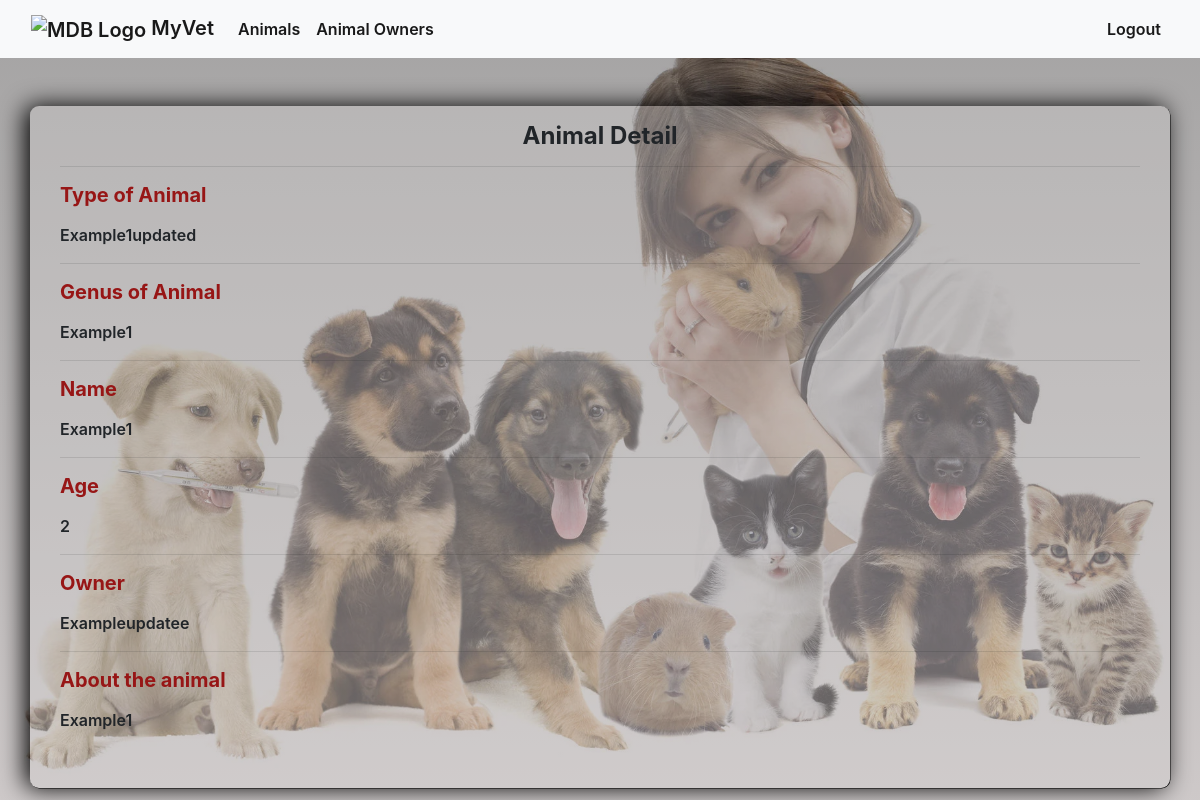
The app's page /animal/detail/5/ (signed in) with its own data.
### hayvanlar/models.py (models this page shows, shortened)
class Animals(models.Model):
    type = models.CharField(max_length=15)
    genus = models.CharField(max_length=15)
    name = models.CharField(max_length=20)
    age=models.IntegerField(default=0)
    owner=models.ForeignKey(AnimalOwners, on_delete=models.SET_NULL, null=True, blank=True)
    description = models.TextField(max_length=100)

class AnimalOwners(models.Model):
    name = models.CharField(max_length=20)
    surname = models.CharField(max_length=20)
    address = models.TextField(max_length=40)
    email = models.EmailField(max_length=30)
    phone = models.CharField(max_length=11)
    def __str__(self):
        return self.name

### hayvanlar/views.py (the view)
# urls.py: path('animal/detail/<int:id>/',views.animal_detail,name="animal_detail"),
@login_required(login_url = "user:sign_in")
def animal_detail(request,id):
    form = get_object_or_404(Animals,id = id)
    context={"form":form}
    return render(request,"animal_detail.html",context)

### hayvanlar/templates/animal_detail.html (shortened to what this page needs)
{% extends 'layout.html' %}
{% load static %}
{% block body %}
<div class="container my-5 py-3 hayvan-form-detail">
    <div class="container">
    <div class="text-center"> <h4><strong>Animal Detail</strong> </h4></div>
    <hr>
    <div class="form-group label-floating is-empty">
        <h5><strong>  <label  class="control-label"> Type of Animal</label></strong> </h5>
        <div class="form-group label-floating is-empty detail">{{form.type}}</div>
    </div>
    <hr>
    <div class="form-group label-floating is-empty">
        <h5><strong>  <label class="control-label">Genus of Animal</label></strong> </h5>
        <div class="form-group label-floating is-empty detail">{{form.genus}}</div>
    </div>
    <hr>
    <div class="form-group label-floating is-empty">
        <h5><strong>   <label class="control-label">Name</label></strong> </h5>
        <div class="form-group label-floating is-empty detail">{{form.name}}</div>
    </div>
    <hr>
    <div class="form-group label-floating is-empty">
        <h5><strong>   <label class="control-label">Age</label></strong> </h5>
        <div class="form-group label-floating is-empty detail" id="price">{{form.age}}</div>
    </div>
    <hr>
    <div class="form-group label-floating is-empty">
        <h5><strong>   <label class="control-label">Owner</label> </strong> </h5>
        <div class="form-group label-floating is-empty detail">{{form.owner}}</div>
    </div>
    <hr>
    <div class="form-group label-floating is-empty">
        <h5><strong>   <label class="control-label">About the animal </label></strong> </h5>
        <div class="form-group label-floating is-empty detail">{{form.description}}</div>
    </div>
    <br>
</div>
</div>
{% endblock  %}

### static/css/style.css (style rules this page uses)
body { background: #d3d0d0; font-weight: 600; }
.hayvan-form-detail , .sahip-form-detail { border: none; padding: 15px; border-radius: 9px; background-color:#d3d0d059; box-shadow: 0.5px 0.5px black, -0.3em 0 1.5em black; }
.control-label { font-weight: bold; }
.detail { font-weight: 400; font-size: medium; }

### records on screen
Animals: type "Example1updated", genus "Example1", name "Example1", age "2", owner "Exampleupdatee", description "Example1"
